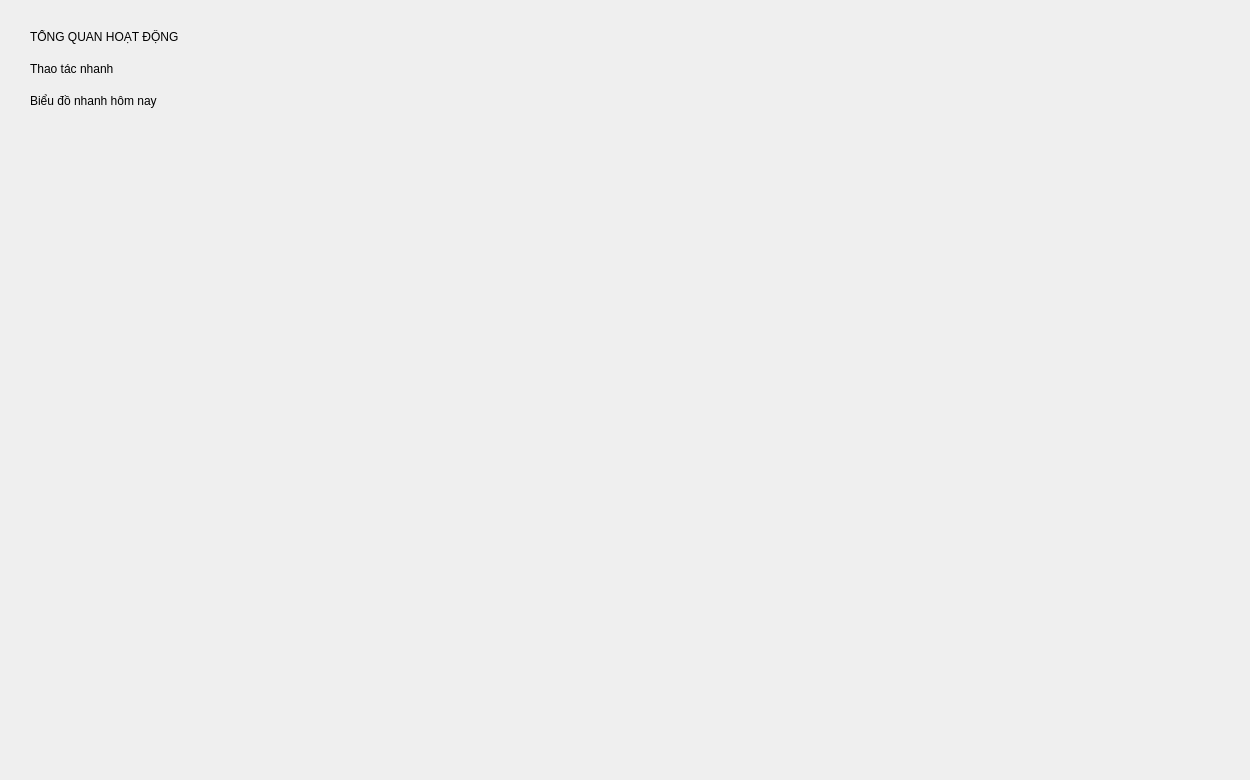
<?xml version="1.0" encoding="UTF-8"?>
<ui version="4.0">
 <class>Form</class>
 <widget class="QWidget" name="Form">
  <property name="geometry">
   <rect>
    <x>0</x>
    <y>0</y>
    <width>1250</width>
    <height>780</height>
   </rect>
  </property>
  <property name="windowTitle">
   <string>Dashboard</string>
  </property>
  <layout class="QVBoxLayout" name="main_layout">
   <property name="leftMargin">
    <number>30</number>
   </property>
   <property name="topMargin">
    <number>30</number>
   </property>
   <property name="rightMargin">
    <number>30</number>
   </property>
   <property name="bottomMargin">
    <number>30</number>
   </property>
   <property name="spacing">
    <number>18</number>
   </property>
   <item>
    <widget class="QLabel" name="lbl_dashboard_title">
     <property name="text">
      <string>TỔNG QUAN HOẠT ĐỘNG</string>
     </property>
    </widget>
   </item>
   <item>
    <layout class="QHBoxLayout" name="layout_stat_cards">
     <property name="spacing">
      <number>16</number>
     </property>
    </layout>
   </item>
   <item>
    <widget class="QLabel" name="lbl_action_title">
     <property name="text">
      <string>Thao tác nhanh</string>
     </property>
    </widget>
   </item>
   <item>
    <layout class="QHBoxLayout" name="layout_action_buttons">
     <property name="spacing">
      <number>12</number>
     </property>
    </layout>
   </item>
   <item>
    <widget class="QLabel" name="lbl_quick_title">
     <property name="text">
      <string>Biểu đồ nhanh hôm nay</string>
     </property>
    </widget>
   </item>
   <item>
    <layout class="QHBoxLayout" name="layout_quick_charts">
     <property name="spacing">
      <number>16</number>
     </property>
    </layout>
   </item>
   <item>
    <spacer name="verticalSpacerBottom">
     <property name="orientation">
      <enum>Qt::Vertical</enum>
     </property>
     <property name="sizeHint" stdset="0">
      <size>
       <width>20</width>
       <height>40</height>
      </size>
     </property>
    </spacer>
   </item>
  </layout>
 </widget>
 <resources/>
 <connections/>
</ui>
